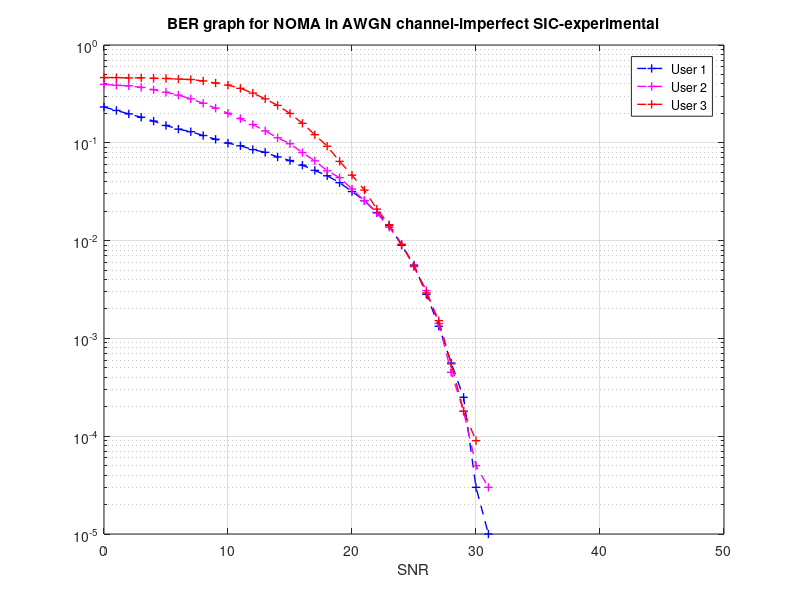

This chart was generated by the following MATLAB code:
clc; clear variables;
N = 10^5;
SNR = 0:50;
P=1;
a1 = 0.70; a2 = 0.25; a3 = 0.05;
ber1=zeros([1 length(SNR)]);
ber2=zeros([1 length(SNR)]);
ber3=zeros([1 length(SNR)]);
for u = 1:length(SNR)
    x1 = randi([0 1],1,N);
    x2 = randi([0 1],1,N);
    x3 = randi([0 1],1,N);
    xmod1 = 2*x1-1;
    xmod2 = 2*x2-1;
    xmod3 = 2*x3-1;
    x = sqrt(a1*P)*xmod1 + sqrt(a2*P)*xmod2+ sqrt(a3*P)*xmod3;
    y1 = awgn(x,SNR(u),'measured');
    y2 = awgn(x,SNR(u),'measured');
    y3 = awgn(x,SNR(u),'measured');

    %AT USER 1
    %Direct decoding of x from y1
    x1_hat = ones(1,N);         
    x1_hat(y1 < 0) = 0;%Final bits for user 1
    
    %AT USER 2
    x21_est = ones(1,N);
    x21_est(y2 < 0) = -1;       %Estimate user 1's signal first
    rem2 = y2 - sqrt(a1*P)*x21_est;%Extract useless signal 1 from y2
    %Decode x2 from rem without signal x1
    x2_hat = zeros(1,N);
    x2_hat(rem2>0) = 1;%Final bits for user 2
    
    %AT USER 3
    x31_est = ones(1,N);
    x31_est(y3 < 0) = -1; %Estimate user 1's signal first
    rem23 = y3 - sqrt(a1*P)*x31_est; %Extract useless signal 1 from y3
    x32_est = ones(1,N);
    x32_est(rem23<0) = -1;
    rem33=y3 - sqrt(a1*P)*x31_est - sqrt(a2*P)*x32_est; %Extract useless signal 2 from y3
    %Decode x3 from rem
    x3_hat = zeros(1,N);
    x3_hat(rem33>0) = 1;%Final bits for user 3

    %Estimate BER
    ber1(u) = biterr(x1,x1_hat)/N;
    ber2(u) = biterr(x2,x2_hat)/N;
    ber3(u) = biterr(x3,x3_hat)/N;
end
% plot BER curves
colorstring = 'bmr';
figure(2)
semilogy(SNR, ber1,'+--','Color', colorstring(1), 'linewidth', 1); 
ylim([10^(-5) 1])
hold on; grid on;
semilogy(SNR, ber2,'+--','Color', colorstring(2), 'linewidth', 1);
semilogy(SNR, ber3,'+--','Color', colorstring(3), 'linewidth', 1); 
hold on;
% snr = db2pow(SNR);      %SNR range in linear scale
% theoryBer = qfunc(sqrt(1*snr));
% semilogy(SNR+17,theoryBer,'*-','Color',colorstring(5),'linewidth',1);
legend('User 1','User 2','User 3','Location','northeast');
title('BER graph for NOMA in AWGN channel-imperfect SIC-experimental');
xlabel('SNR');
